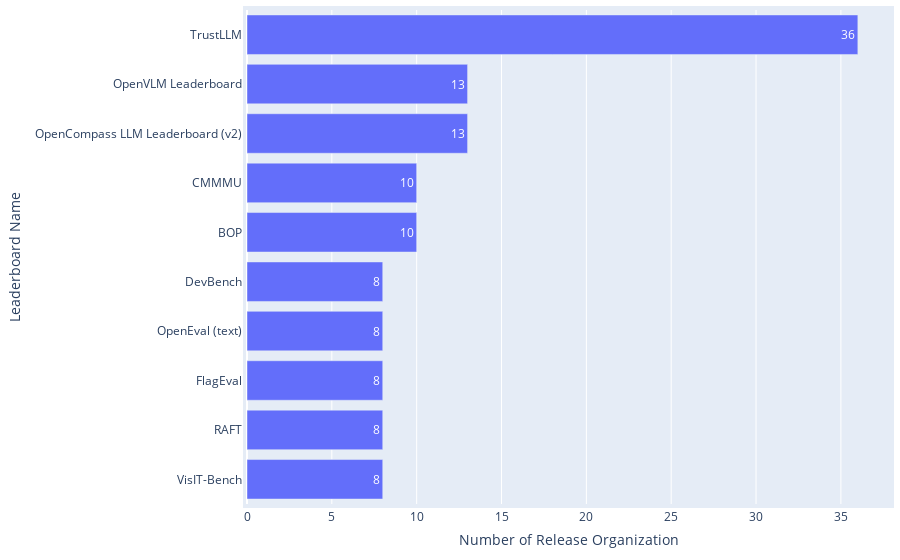

Notebook code for this chart:
### Code cell
df = pd.read_csv(path_paper / 'leaderboard_processed.csv')
df = df[df['Platforms'] != "['Papers With Code']"]

statistics = {
    'Distribution': 'Release Organizations across Leaderboard Systems',
    'Mean': np.mean(df['#Release organization']),
    'Median': np.median(df['#Release organization']),
    'IQR': df['#Release organization'].quantile(0.75) - df['#Release organization'].quantile(0.25),
}
df_statistics = pd.read_csv(path_paper / 'leaderboard_statistics.csv')
df_statistics = pd.concat([df_statistics, pd.DataFrame([statistics])], ignore_index=True)
df_statistics.drop_duplicates(subset=['Distribution'], keep='last', inplace=True)
df_statistics.sort_values(by='Distribution', inplace=True)
df_statistics.to_csv(path_paper / 'leaderboard_statistics.csv', index=False)

df_top = df.drop_duplicates(subset=['Leaderboard name']).sort_values(by='#Release organization', ascending=False).head(10)
print(f"{df_top['Leaderboard name'].iloc[0]} holds the highest number of release organizations up to {int(df_top['#Release organization'].iloc[0])}.")

fig = go.Figure(go.Bar(
        x=df_top['#Release organization'],  # Values for the bar lengths
        y=df_top['Leaderboard name'],  # Categories for each bar
        orientation='h',  # Sets the bars to be horizontal
        text=df_top['#Release organization'],  # Adds the values as text on each bar
        textposition='auto'  # Automatically positions the text on the bars
))
fig.update_layout(
        xaxis_title='Number of Release Organization',
        yaxis_title='Leaderboard Name',
        yaxis_autorange='reversed'  # This line makes the bars go top-down
)
# Update the layout for a tighter look
fig.update_layout(
    autosize=True,
    margin=dict(
        l=10,  # Left margin
        r=10,  # Right margin
        b=10,  # Bottom margin
        t=10,  # Top margin
        pad=4  # Padding between the plot and the margin
    )
)
fig.show()

### Figure 1 — Plotly figure (JSON) as saved in the notebook; plotly's stock layout.template omitted (floating-point values rounded to 4 significant figures)
{"data": [{"orientation": "h", "text": [36, 13, 13, 10, 10, 8, 8, 8, 8, 8], "textposition": "auto", "type": "bar", "x": [36, 13, 13, 10, 10, 8, 8, 8, 8, 8], "y": ["TrustLLM", "OpenVLM Leaderboard", "OpenCompass LLM Leaderboard (v2)", "CMMMU", "BOP", "DevBench", "OpenEval (text)", "FlagEval", "RAFT", "VisIT-Bench"]}], "layout": {"autosize": true, "margin": {"b": 10, "l": 10, "pad": 4, "r": 10, "t": 10}, "xaxis": {"title": {"text": "Number of Release Organization"}}, "yaxis": {"autorange": "reversed", "title": {"text": "Leaderboard Name"}}}}
